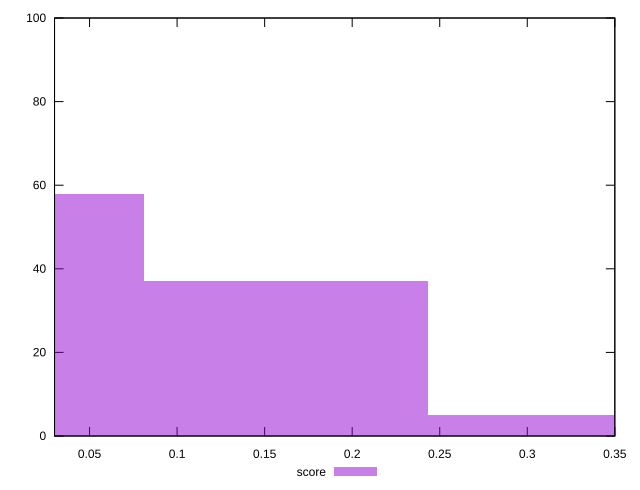

Write gnuplot code to recreate this figure.
reset

$score <<EOF
0.16201968437031405 37
0 58
0.3240393687406281 5
EOF

set key outside below
set boxwidth 0.16201968437031405
set xrange [0.03:0.35]
set yrange [0:100]
set trange [0:100]
set style fill transparent solid 0.5 noborder
set terminal svg size 640, 490 enhanced background rgb 'white'
set output "reports/report_00027_2021-02-24T12-40-31.850Z/unused-javascript/samples/music/score/histogram.svg"

plot $score title "score" with boxes

reset
